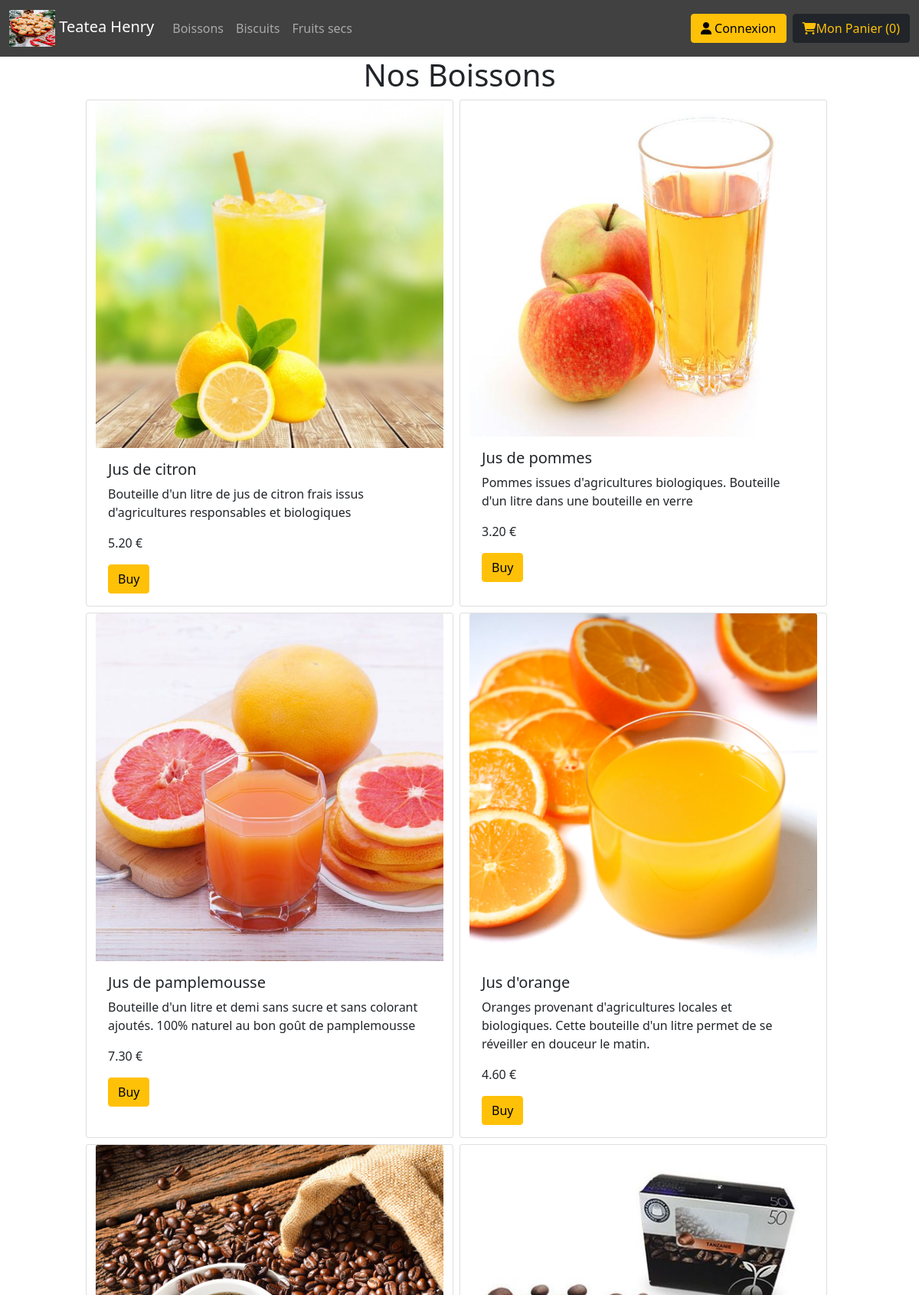
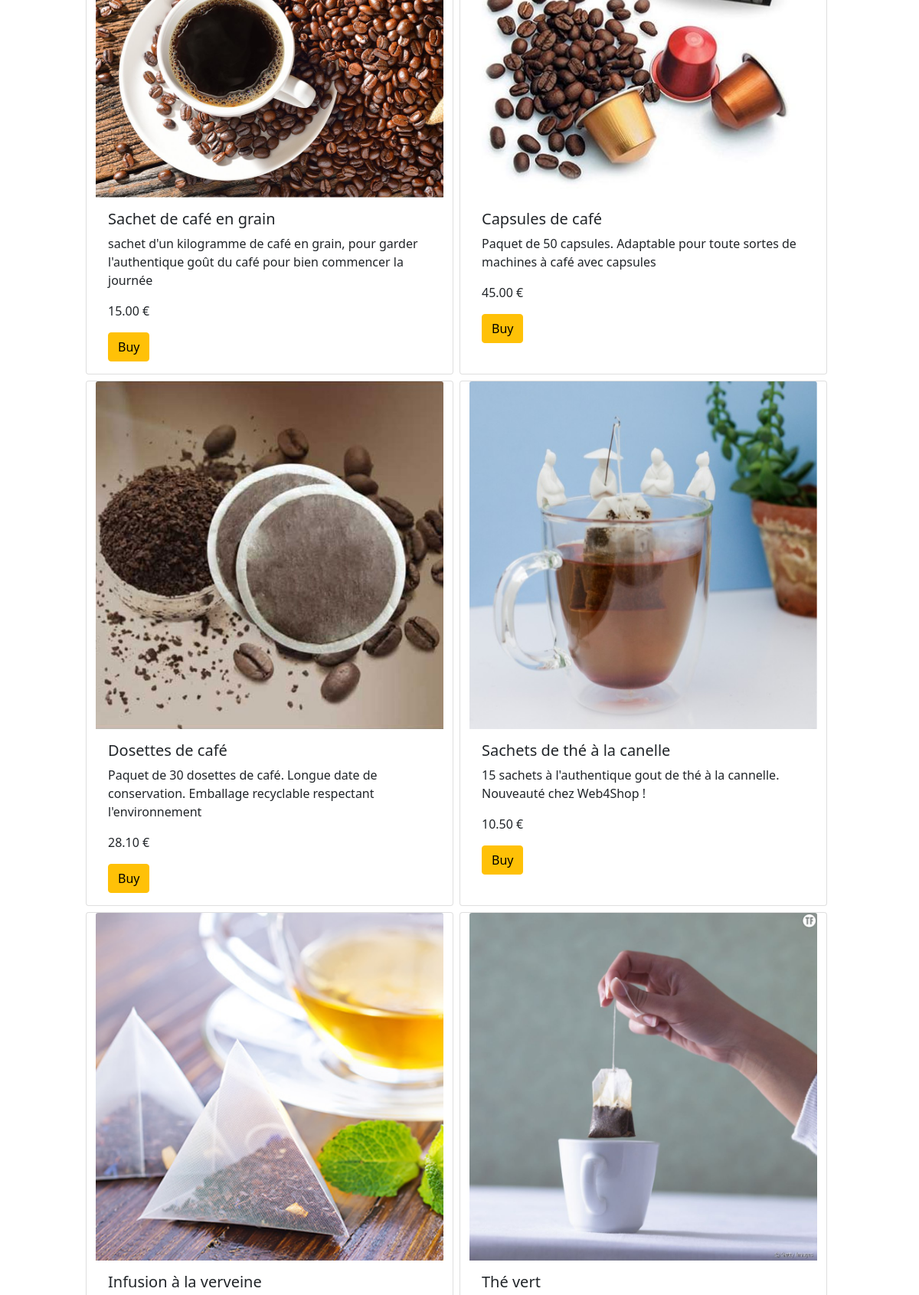
/index.php?action=1 (upper part), run on the app's committed database (2 pictures, top to bottom).
### tables this page shows
CREATE TABLE `categories` (
  `id` tinyint(4) NOT NULL,
  `name` varchar(100) NOT NULL,
  `image` varchar(50) NOT NULL
);

CREATE TABLE `products` (
  `id` int(11) NOT NULL,
  `cat_id` tinyint(4) NOT NULL,
  `name` varchar(150) NOT NULL,
  `description` text NOT NULL,
  `image` varchar(30) NOT NULL,
  `price` decimal(5,2) NOT NULL,
  `stock` int(3) NOT NULL
);

### Controller/controller.php (called while the page is built, shortened)
<?php
require_once './Model/DialogueBD.php';
function categorie($id)
{
    try {
        $undlg = new DialogueBD();
        $categories = $undlg->getCategories();
        $products = $undlg->getProductsCat($id);
        $name = $undlg->getNomCat($id);
        require_once './View/listeProductCategView.php';
    } catch (Exception $e) {
        $erreur = $e->getMessage();
    }
}

### Model/DialogueBD.php (called while the page is built, shortened)
<?php
class DialogueBD
{
    public function getCategories()
    {
        try {
            $conn = Connexion::getConnexion();
            $sql = "SELECT * FROM categories";
            $sth = $conn->prepare($sql);
            $sth->execute();
            $cat = $sth->fetchAll(PDO::FETCH_ASSOC);
            return $cat;
        } catch (PDOException $e) {
            $erreur = $e->getMessage();
        }
    }
    public function getNomCat($id)
    {
        try {
            $conn = Connexion::getConnexion();
            $sql = "SELECT name FROM categories WHERE id = ?";
            $sth = $conn->prepare($sql);
            $sth->execute(array($id));
            $name = $sth->fetchAll(PDO::FETCH_ASSOC);
            return $name;
        } catch (PDOException $e) {
            $erreur = $e->getMessage();
        }
    }
    public function getProductsCat($id)
    {
        try {
            $conn = Connexion::getConnexion();
            $sql = "SELECT * FROM products where cat_id = ?";
            $sth = $conn->prepare($sql);
            $sth->execute(array($id));
            $produits = $sth->fetchAll(PDO::FETCH_ASSOC);
            return $produits;
        } catch (PDOException $e) {
            $erreur = $e->getMessage();
        }
    }
}

### View/listeProductCategView.php (the view, shortened to what this page needs)
<nav class="navbar navbar-expand-lg navbar-dark" style="background-color: #414141;">
    <div class="container-fluid">
        <a class="navbar-brand" href="./index.php">
            <img src="./productimages/biscuitNoel.png" alt="" width="60" height="48" class="d-inline-block">
            Teatea Henry
        </a>
        <div class="collapse navbar-collapse" id="navbarNav">
            <ul class="navbar-nav me-auto">
                <?php
                foreach ($categories as $cat) {
                    echo '
                        <li class="nav-item">
                            <a class="nav-link" href="index.php?action=' . $cat['id'] . '">' . $cat['name'] . '</a>
                        </li>';
                }
                ?>
            </ul>
            <?php
            if (isset($_SESSION['NAME'])) {
                echo '
                    <a class="btn btn-dark text-warning " href="index.php?action=deconnexion">Déconnexion</a>
                    <div class="me-2">
                        <button class="btn btn-warning" type="button" id="dropdownUser" data-bs-toggle="dropdown" aria-expanded="false">
                            <i class="fas fa-user"></i>
                                ' . $_SESSION['NAME'] . '
                        </button>
                    </div>';
            } else echo '<a class="btn btn-warning me-2" href="index.php?action=connexionPage" role="button"><i class="fas fa-user"></i> Connexion</a>';
            ?>
            <a class="btn btn-dark text-warning" href="index.php?action=afficherPanier" role="button"><i class="fas fa-shopping-cart"></i>Mon Panier (<?php
                                                                                                                                                        if (isset($_SESSION['NB_PANIER']))
                                                                                                                                                            echo $_SESSION['NB_PANIER'];
                                                                                                                                                        else echo '0'
                                                                                                                                                        ?>)</a>
        </div>
    </div>
</nav>
<div class="text-center">
    <?php
    echo "<h1> Nos " . $name[0]['name'] . "</h1>";
    ?>
</div>
<div class="container">
    <div class="row justify-content-md-center">
        <?php
        $i = 0;
        foreach ($products as $p) {
            echo '<div class="card col-md-auto me-2 mb-2" style="width: 30rem;">
                <img src="./productimages/' . $p['image'] . '" class="card-img-top" alt="...">
                <div class="card-body">
                    <h5 class="card-title">' . $p['name'] . '</h5>
                    <p class="card-text">' . $p['description'] . '</p>
                    <p class="card-text">' . $p['price'] . ' €</p>
                    <button type="button" class="btn btn-warning" data-bs-toggle="modal" data-bs-target="#static' . $i . '">
                        Buy
                    </button>
                </div>
            </div>
            <div class="modal fade" id="static' . $i . '" data-bs-backdrop="static" data-bs-keyboard="false" tabindex="-1" aria-labelledby="' . $i . 'Label" aria-hidden="true">
                <div class="modal-dialog modal-dialog-centered">
                    <div class="modal-content">
                        <div class="modal-header">
                            <h5 class="modal-title" id="' . $i . 'Label">' . $p['name'] . '</h5>
                            <button type="button" class="btn-close" data-bs-dismiss="modal" aria-label="Close"></button>
                        </div>
                        <div class="modal-body">
                            <form action="index.php?action=AjoutPanier&id=' . $p['id'] . '" method="post">
                                <label for="Quantity"> Veuillez selectionner un quantité : </label>
                                <input type="number" id="Quantity" name="Quantity" min="1" max="100" required>
                        </div>
                        <div class="modal-footer">
                                <button type="button" class="btn btn-dark text-warning" data-bs-dismiss="modal">Annuler</button>
                                <input type="submit" class="btn btn-warning" value="Confirmer">
                            </form>
                        </div>
                    </div>
                </div>
            </div>';
            $i++;
        }
        ?>
    </div>
</div>
<?php
$content = ob_get_clean();
require_once 'template.php';
?>

### index.php (shortened to what this page needs)
<?php
require_once('./Controller/controller.php');
if (isset($_GET['action'])) {
    if (strlen($_GET['action']) == 1) {
        categorie($_GET['action']);
    }
} else {
    accueil();
}

### View/template.php (shortened to what this page needs)
<!DOCTYPE html>
<html>
<head>
    <link href="./Bootstrap/css/bootstrap.css" rel="stylesheet">
    <link href="../Bootstrap/css/bootstrap.css" rel="stylesheet">
</head>
<body>
    <?= $content ?>
</body>
</html>

### data on the page
categories: name "Boissons"
categories: name "Biscuits"
categories: name "Fruits secs"
products: image (picture), name "Jus de citron", description "Bouteille d'un litre de jus de citron frais issus d'agricultures responsables et biologiques", price "5.20"
products: image (picture), name "Jus de pommes", description "Pommes issues d'agricultures biologiques. Bouteille d'un litre dans une bouteille en verre", price "3.20"
products: image (picture), name "Jus de pamplemousse", description "Bouteille d'un litre et demi sans sucre et sans colorant ajoutés. 100% naturel au bon goût de pamplemousse", price "7.30"
products: image (picture), name "Jus d'orange", description "Oranges provenant d'agricultures locales et biologiques. Cette bouteille d'un litre permet de se réveiller en douceur le matin.", price "4.60"
products: image (picture), name "Sachet de café en grain", description "sachet d'un kilogramme de café en grain, pour garder l'authentique goût du café pour bien commencer la journée", price "15.00"
products: image (picture), name "Capsules de café", description "Paquet de 50 capsules. Adaptable pour toute sortes de machines à café avec capsules", price "45.00"
products: image (picture), name "Dosettes de café", description "Paquet de 30 dosettes de café. Longue date de conservation. Emballage recyclable respectant l'environnement", price "28.10"
products: image (picture), name "Sachets de thé à la canelle", description "15 sachets à l'authentique gout de thé à la cannelle. Nouveauté chez Web4Shop !", price "10.50"
products: image (picture), name "Infusion à la verveine"
products: image (picture), name "Thé vert"
